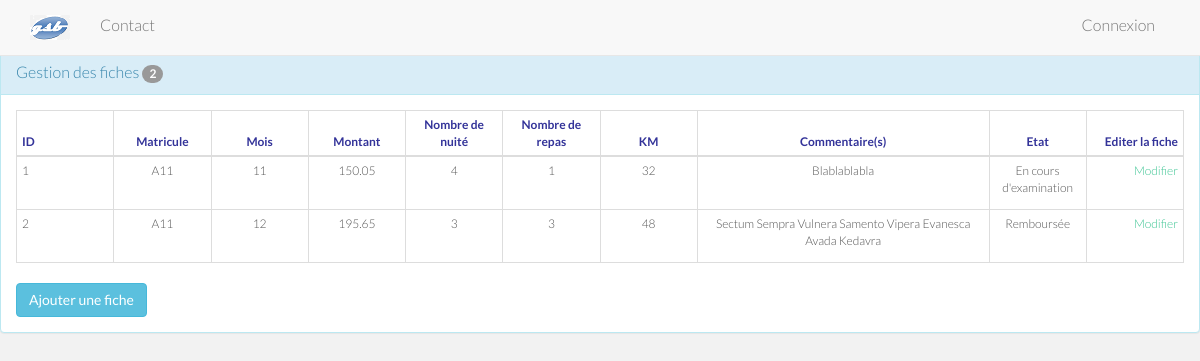
The page /remboursement.php on the database its author committed.
### tables this page shows
create table Fiche (
  id int(11) AUTO_INCREMENT,  
  titre varchar(50) not null,
  mois int(11) not null,
  montant decimal(6,2) not null,
  nbEtape int(11) not null,
  nbNuite int(11) not null,
  nbRepas int(11) not null,
  KM int(11) not null,
  etatFiche int(1) not null,
  commentaire text null,
   
  matriculeUtilisateur varchar(30) not null,
  
  constraint pk_Fiche primary key(id),
  constraint fk_Fiche_matricule foreign key (matriculeUtilisateur) references Utilisateur(matricule)
);

### class/class.gsb.inc.php (called while the page is built, shortened)
<?php
class gsb {
	public static function getAllFichesAllMembres() {
		global $db;
		$sql = "SELECT * FROM fiche";
		$curseur = $db->query($sql);
		$lesLignes = $curseur->fetchAll();
		return $lesLignes;
	}
}
?>

### class/class.fonction.inc.php (the view, shortened to what this page needs)
<?php
class Fonction {
  static public function genererEntete2($lesCellules, $lesAlignements, $lesTailles, $style = '') {
    $result = "<thead><tr>";
    $nb = count($lesCellules);
    for ($i = 0; $i < $nb; $i++) {
      switch ($lesAlignements[$i]) {
        case 'c' :
            $styleCellule = "text-align:center;" . $style;
            break;
        case 'd' :
            $styleCellule = "text-align:right;" . $style;
            break;
        default :
            $styleCellule = "text-align:left;" . $style;
            break;
      }
      $result .= "<th class='" . $lesTailles[$i] . "' style='" . $styleCellule . "'>" . $lesCellules[$i]  . "</th>";
    }
    $result .= "</tr></thead>";
    return $result;
  }
  static public function genererLigne2($lesCellules, $lesAlignements, $lesClasses, $style = '') {
    $result = "<tr>";
    $nb = count($lesAlignements);
    for ($i = 0; $i < $nb; $i++) {
      switch ($lesAlignements[$i]) {
        case 'c' : $styleCellule = "text-align:center;"; break;
        case 'd' : $styleCellule = "text-align:right;"; break;
        default : $styleCellule = "text-align:left;";
      }
      $result .= "<td class='" . $lesClasses[$i] . "' style='" . $styleCellule . " " . $style . "'>" . $lesCellules[$i]  . "</td>";
    }
    $result .= "</tr>";
    return $result;
  }
}
?>

### include/header.inc.php (shortened to what this page needs)
<?php
	include 'include/connexion.inc.php';
	include 'class/class.gsb.inc.php';
	include 'class/class.fonction.inc.php';
?>
<!DOCTYPE html>
<html lang="fr">
	<head>
	    <link href="css/bootstrap.css" rel="stylesheet">
	    <link href="css/main.css" rel="stylesheet">
	</head>
	<body data-spy="scroll" data-offset="0" data-target="#navigation">
		<div id="navigation" class="navbar navbar-default navbar-fixed-top">
		      <div class="container">
		        <div class="navbar-header">
		          <a class="navbar-brand" href="index.php"><img src="./img/gsb.png" name="logo" /></a>
		        </div>
		        <div class="navbar-collapse collapse">
		          	<ul class="nav navbar-nav">
			            <li><a href="contact.php">Contact</a></li>
			        </ul>
			        <ul class ="nav navbar-nav navbar-right">
			            <?php
			            	if (!isset($_SESSION['matricule']))
			            	{
			           	?>
		            	<li><a href="connexion.php">Connexion</a></li>
			        	<?php
			        		}
			        	else
			        		{
			        	?>
			        		<li><a href="utilisateur.php">Profil</a>
			        		<li><a href="remboursement.php">Remboursement</a></li>
		        			<li><a href="deconnexion.php">Deconnexion</a></li>
			        	<?php
			        		}
			        	?>
		          	</ul>
		        </div>
		      </div>
		    </div>

### remboursement.php (shortened to what this page needs)
<?php
include 'include/header.inc.php';
if ($_SESSION['idGroupe'] == 2) {
    $lesLignes = gsb::getAllFichesAllMembres(); ?>
    <div class="panel panel-info">
        <div class="panel-heading">Gestion des fiches</span>
        </div>
        <div class="panel-body">
            <div class='table-responsive'>
                <table class='table table-condensed table-bordered table-hover' id='leTableau'>
                <?php
                $lesTailles = array('col-sm-1', 'col-sm-1', 'col-sm-1', 'col-sm-1', 'col-sm-1', 'col-sm-1', 'col-sm-1', 'col-sm-3', 'col-sm-1', 'col-sm-1');
                $lesAlignements = array('g', 'c', 'c', 'c', 'c', 'c', 'c', 'c', 'c', 'd');
                $lesEntetes = array('Titre', 'Nombre de relais étape', 'Mois', 'Montant', 'Nombre de nuité', 'Nombre de repas', 'KM', 'Commentaire(s)', 'Etat', 'Editer la fiche');
                $lesClasses = array('', '', '', '', '', '', '', '', '', '');
                echo Fonction::genererEntete2($lesEntetes, $lesAlignements, $lesTailles, 'font: bold; font-size:12px; color:#333399');
                foreach ($lesLignes as $uneLigne) {
                    if ($_SESSION['matricule'] == $uneLigne['matriculeUtilisateur']) {
                        $lesCellules[0] = $uneLigne['titre'];
                        $lesCellules[1] = $uneLigne['nbEtape'];
                        $lesCellules[2] = $uneLigne['mois'];
                        $lesCellules[3] = $uneLigne['montant'];
                        $lesCellules[4] = $uneLigne['nbNuite'];
                        $lesCellules[5] = $uneLigne['nbRepas'];
                        $lesCellules[6] = $uneLigne['KM'];
                        $lesCellules[7] = $uneLigne['commentaire'];
                        switch ($uneLigne['etatFiche']) {
                            case '1':
                                $uneLigne['etatFiche'] = "Remboursée";
                                break;
                            case '2':
                                $uneLigne['etatFiche'] = "En litige";
                                break;
                            case '3':
                                $uneLigne['etatFiche'] = "En attente d'ajout d'éléments";
                                break;
                            default:
                            $uneLigne['etatFiche'] = "En cours d'examination";
                            break;
                        }
                        $lesCellules[8] = $uneLigne['etatFiche'];
                        $lesCellules[9] = "<a  href='modificationFiche.php?id=" . $uneLigne['id'] . "'";
                        $lesCellules[9] .= "<p>Modifier</p></a>";
                        echo Fonction::genererLigne2($lesCellules, $lesAlignements, $lesClasses, 'font-size:12px;');
                    }
                }
                ?>
                </table>
            </div>
        </div>
    </div>
<?php
} else {
    $lesLignes = gsb::getAllFichesAllMembres(); ?>
    <div class="panel panel-info">
        <div class="panel-heading">Gestion des fiches <span class='badge'><?=  count($lesLignes) ?></span>
        </div>
        <div class="panel-body">
            <div class='table-responsive'>
                <table class='table table-condensed table-bordered table-hover' id='leTableau'>
                <?php
                $lesTailles = array('col-sm-1', 'col-sm-1', 'col-sm-1', 'col-sm-1', 'col-sm-1', 'col-sm-1', 'col-sm-1', 'col-sm-3', 'col-sm-1', 'col-sm-1');
                $lesAlignements = array('g', 'c', 'c', 'c', 'c', 'c', 'c', 'c', 'c', 'd');
                $lesEntetes = array('ID', 'Matricule', 'Mois', 'Montant', 'Nombre de nuité', 'Nombre de repas', 'KM', 'Commentaire(s)', 'Etat', 'Editer la fiche');
                $lesClasses = array('', '', '', '', '', '', '', '', '', '');
                echo Fonction::genererEntete2($lesEntetes, $lesAlignements, $lesTailles, 'font: bold; font-size:12px; color:#333399');
                foreach ($lesLignes as $uneLigne) {
                    $lesCellules[0] = $uneLigne['id'];
                    $lesCellules[1] = $uneLigne['matriculeUtilisateur'];
                    $lesCellules[2] = $uneLigne['mois'];
                    $lesCellules[3] = $uneLigne['montant'];
                    $lesCellules[4] = $uneLigne['nbNuite'];
                    $lesCellules[5] = $uneLigne['nbRepas'];
                    $lesCellules[6] = $uneLigne['KM'];
                    $lesCellules[7] = $uneLigne['commentaire'];
                    switch ($uneLigne['etatFiche']) {
                        case '1':
                          $uneLigne['etatFiche'] = "Remboursée";
                          break;
                        default:
                          $uneLigne['etatFiche'] = "En cours d'examination";
                          break;
                    }
                    $lesCellules[8] = $uneLigne['etatFiche'];
                    $lesCellules[9] = "<a  href='modificationFiche.php?id=" . $uneLigne['id']."'";
                    $lesCellules[9] .= "<p>Modifier</p></a>";
                    echo Fonction::genererLigne2($lesCellules, $lesAlignements, $lesClasses, 'font-size:12px;');
                }
    }
                ?>
                </table>
            </div>
            <a href="ajoutFiche.php" class="btn btn-info" role="button">Ajouter une fiche</a>
        </div>
    </div>

### css/main.css (style rules this page uses)
body { background-color: #f2f2f2; font-family: "Lato"; font-weight: 300; font-size: 16px; color: #555; padding-top: 50px; -webkit-font-smoothing: antialiased; -webkit-overflow-scrolling: touch; }
a { color: #3bc492; word-wrap: break-word; -webkit-transition: color 0.1s ease-in, background 0.1s ease-in; -moz-transition: color 0.1s ease-in, background 0.1s ease-in; -ms-transition: color 0.1s ease-in, background 0.1s ease-in; -o-transition: color 0.1s ease-in, background 0.1s ease-in; transition: color 0.1s ease-in, background 0.1s ease-in; }
a:before, a:after { -webkit-transition: color 0.1s ease-in, background 0.1s ease-in; -moz-transition: color 0.1s ease-in, background 0.1s ease-in; -ms-transition: color 0.1s ease-in, background 0.1s ease-in; -o-transition: color 0.1s ease-in, background 0.1s ease-in; transition: color 0.1s ease-in, background 0.1s ease-in; }

### rows shown on the page
fiche: id "1", matriculeUtilisateur "A11", mois "11", montant "150.05", nbNuite "4", i "1", KM "32", commentaire "Blablablabla", i "En cours d'examination"
fiche: id "2", matriculeUtilisateur "A11", mois "12", montant "195.65", i "3", nbNuite "3", KM "48", commentaire "Sectum Sempra Vulnera Samento Vipera Evanesca Avada Kedavra", i "Remboursée"

### other values the page prints
count($lesLignes) "2"
$lesCellules[$i] "ID"
$lesCellules[$i] "Matricule"
$lesCellules[$i] "Mois"
$lesCellules[$i] "Montant"
$lesCellules[$i] "Nombre de nuité"
$lesCellules[$i] "Nombre de repas"
$lesCellules[$i] "KM"
$lesCellules[$i] "Commentaire(s)"
$lesCellules[$i] "Etat"
$lesCellules[$i] "Editer la fiche"
